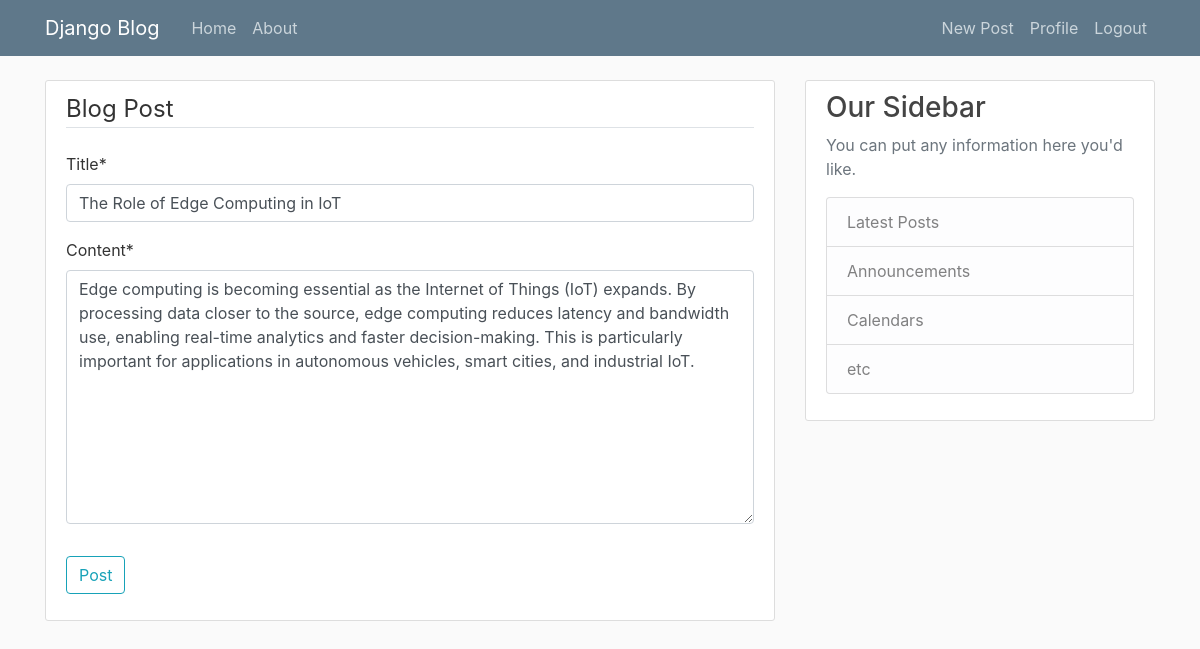
/post/12/update/ (signed in), run on the app's committed database.
### blog/models.py (models this page shows, shortened)
class Post(models.Model):
    title=models.CharField(max_length=200)
    content=models.TextField()
    date_posted=models.DateTimeField(default=timezone.now)
    author=models.ForeignKey(User,on_delete=models.CASCADE)

### blog/views.py (the view, shortened to what this page needs)
# urls.py: path('post/<int:pk>/update/', PostUpdateView.as_view(), name='post-update'),
class PostUpdateView(LoginRequiredMixin,UserPassesTestMixin, UpdateView):
    model=Post
    fields=['title', 'content']
    def test_func(self):
        post=self.get_object()
        if self.request.user==post.author:
            return True
        return False

### templates/blog/post_form.html (shortened to what this page needs)
{% extends "blog/base.html" %}
{% load crispy_forms_tags %}
{% block content %}
    <div class="content-section">
        <form method="POST">
            <fieldset class="form-group">
                <legend class="border-bottom mb-4">Blog Post</legend>
                {{form|crispy}}
            </fieldset>
            <div class="form-group">
                <button class="btn btn-outline-info" type="submit">Post</button>
            </div>
        </form>
    </div>
{% endblock content %}

### static/blog/main.css (style rules this page uses)
body { background: #fafafa; color: #333333; margin-top: 5rem; }
.content-section { background: #ffffff; padding: 10px 20px; border: 1px solid #dddddd; border-radius: 3px; margin-bottom: 20px; }

### data on the page
Post: title "The Role of Edge Computing in IoT", content "Edge computing is becoming essential as the Internet of Things (IoT) expands. By processing data closer to the source, edge computing reduces latency and bandwidth use, enabling real-time analytics and faster decision-making. This is particularly important for applications in autonomous vehicles, smart cities, and industrial IoT."
